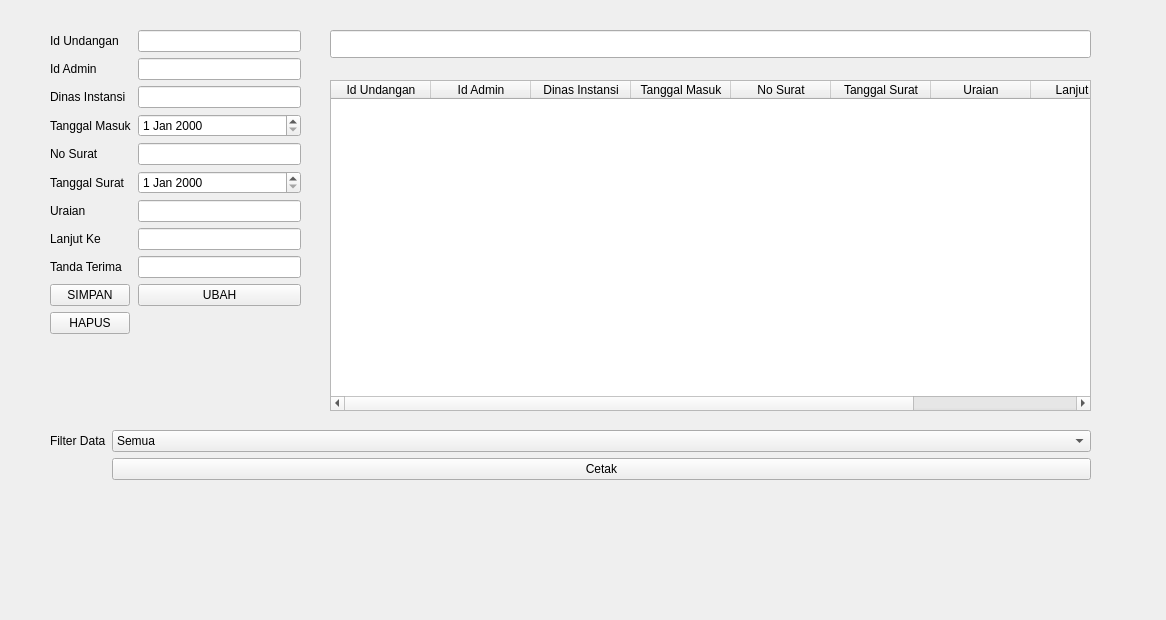
<?xml version="1.0" encoding="UTF-8"?>
<ui version="4.0">
 <class>Form</class>
 <widget class="QWidget" name="Form">
  <property name="geometry">
   <rect>
    <x>0</x>
    <y>0</y>
    <width>1166</width>
    <height>620</height>
   </rect>
  </property>
  <property name="windowTitle">
   <string>Form</string>
  </property>
  <widget class="QWidget" name="formLayoutWidget">
   <property name="geometry">
    <rect>
     <x>50</x>
     <y>30</y>
     <width>251</width>
     <height>384</height>
    </rect>
   </property>
   <layout class="QFormLayout" name="formLayout">
    <item row="0" column="0">
     <widget class="QLabel" name="idUndanganLabel">
      <property name="text">
       <string>Id Undangan</string>
      </property>
     </widget>
    </item>
    <item row="0" column="1">
     <widget class="QLineEdit" name="idUndanganLineEdit"/>
    </item>
    <item row="1" column="0">
     <widget class="QLabel" name="idAdminLabel">
      <property name="text">
       <string>Id Admin</string>
      </property>
     </widget>
    </item>
    <item row="1" column="1">
     <widget class="QLineEdit" name="idAdminLineEdit"/>
    </item>
    <item row="2" column="0">
     <widget class="QLabel" name="dinasInstansiLabel">
      <property name="text">
       <string>Dinas Instansi</string>
      </property>
     </widget>
    </item>
    <item row="2" column="1">
     <widget class="QLineEdit" name="dinasInstansiLineEdit"/>
    </item>
    <item row="3" column="0">
     <widget class="QLabel" name="tanggalMasukLabel">
      <property name="text">
       <string>Tanggal Masuk</string>
      </property>
     </widget>
    </item>
    <item row="3" column="1">
     <widget class="QDateEdit" name="tanggalMasukDateEdit"/>
    </item>
    <item row="4" column="0">
     <widget class="QLabel" name="noSuratLabel">
      <property name="text">
       <string>No Surat</string>
      </property>
     </widget>
    </item>
    <item row="4" column="1">
     <widget class="QLineEdit" name="noSuratLineEdit"/>
    </item>
    <item row="6" column="0">
     <widget class="QLabel" name="uraianLabel">
      <property name="text">
       <string>Uraian</string>
      </property>
     </widget>
    </item>
    <item row="6" column="1">
     <widget class="QLineEdit" name="uraianLineEdit"/>
    </item>
    <item row="7" column="0">
     <widget class="QLabel" name="lanjutKeLabel">
      <property name="text">
       <string>Lanjut Ke</string>
      </property>
     </widget>
    </item>
    <item row="7" column="1">
     <widget class="QLineEdit" name="lanjutKeLineEdit"/>
    </item>
    <item row="8" column="0">
     <widget class="QLabel" name="tandaTerimaLabel">
      <property name="text">
       <string>Tanda Terima</string>
      </property>
     </widget>
    </item>
    <item row="8" column="1">
     <widget class="QLineEdit" name="tandaTerimaLineEdit"/>
    </item>
    <item row="9" column="0">
     <widget class="QPushButton" name="BtnSimpan">
      <property name="text">
       <string>SIMPAN</string>
      </property>
     </widget>
    </item>
    <item row="9" column="1">
     <widget class="QPushButton" name="BtnUbah">
      <property name="text">
       <string>UBAH</string>
      </property>
     </widget>
    </item>
    <item row="10" column="0">
     <widget class="QPushButton" name="BtnHapus">
      <property name="text">
       <string>HAPUS</string>
      </property>
     </widget>
    </item>
    <item row="5" column="0">
     <widget class="QLabel" name="tanggalSuratLabel">
      <property name="text">
       <string>Tanggal Surat</string>
      </property>
     </widget>
    </item>
    <item row="5" column="1">
     <widget class="QDateEdit" name="tanggalSuratDateEdit"/>
    </item>
   </layout>
  </widget>
  <widget class="QWidget" name="formLayoutWidget_2">
   <property name="geometry">
    <rect>
     <x>50</x>
     <y>430</y>
     <width>1041</width>
     <height>115</height>
    </rect>
   </property>
   <layout class="QFormLayout" name="formLayout_2">
    <item row="0" column="0">
     <widget class="QLabel" name="filterDataLabel">
      <property name="text">
       <string>Filter Data</string>
      </property>
     </widget>
    </item>
    <item row="0" column="1">
     <widget class="QComboBox" name="comboFilter">
      <item>
       <property name="text">
        <string>Semua</string>
       </property>
      </item>
     </widget>
    </item>
    <item row="1" column="1">
     <widget class="QPushButton" name="btnCetak">
      <property name="text">
       <string>Cetak</string>
      </property>
     </widget>
    </item>
   </layout>
  </widget>
  <widget class="QLineEdit" name="lineCari">
   <property name="geometry">
    <rect>
     <x>330</x>
     <y>30</y>
     <width>761</width>
     <height>28</height>
    </rect>
   </property>
  </widget>
  <widget class="QTableWidget" name="tblUndangan">
   <property name="geometry">
    <rect>
     <x>330</x>
     <y>80</y>
     <width>761</width>
     <height>331</height>
    </rect>
   </property>
   <column>
    <property name="text">
     <string>Id Undangan</string>
    </property>
   </column>
   <column>
    <property name="text">
     <string>Id Admin</string>
    </property>
   </column>
   <column>
    <property name="text">
     <string>Dinas Instansi</string>
    </property>
   </column>
   <column>
    <property name="text">
     <string>Tanggal Masuk</string>
    </property>
   </column>
   <column>
    <property name="text">
     <string>No Surat</string>
    </property>
   </column>
   <column>
    <property name="text">
     <string>Tanggal Surat</string>
    </property>
   </column>
   <column>
    <property name="text">
     <string>Uraian</string>
    </property>
   </column>
   <column>
    <property name="text">
     <string>Lanjut Ke</string>
    </property>
   </column>
   <column>
    <property name="text">
     <string>Tanda Terima</string>
    </property>
   </column>
  </widget>
 </widget>
 <resources/>
 <connections/>
</ui>
